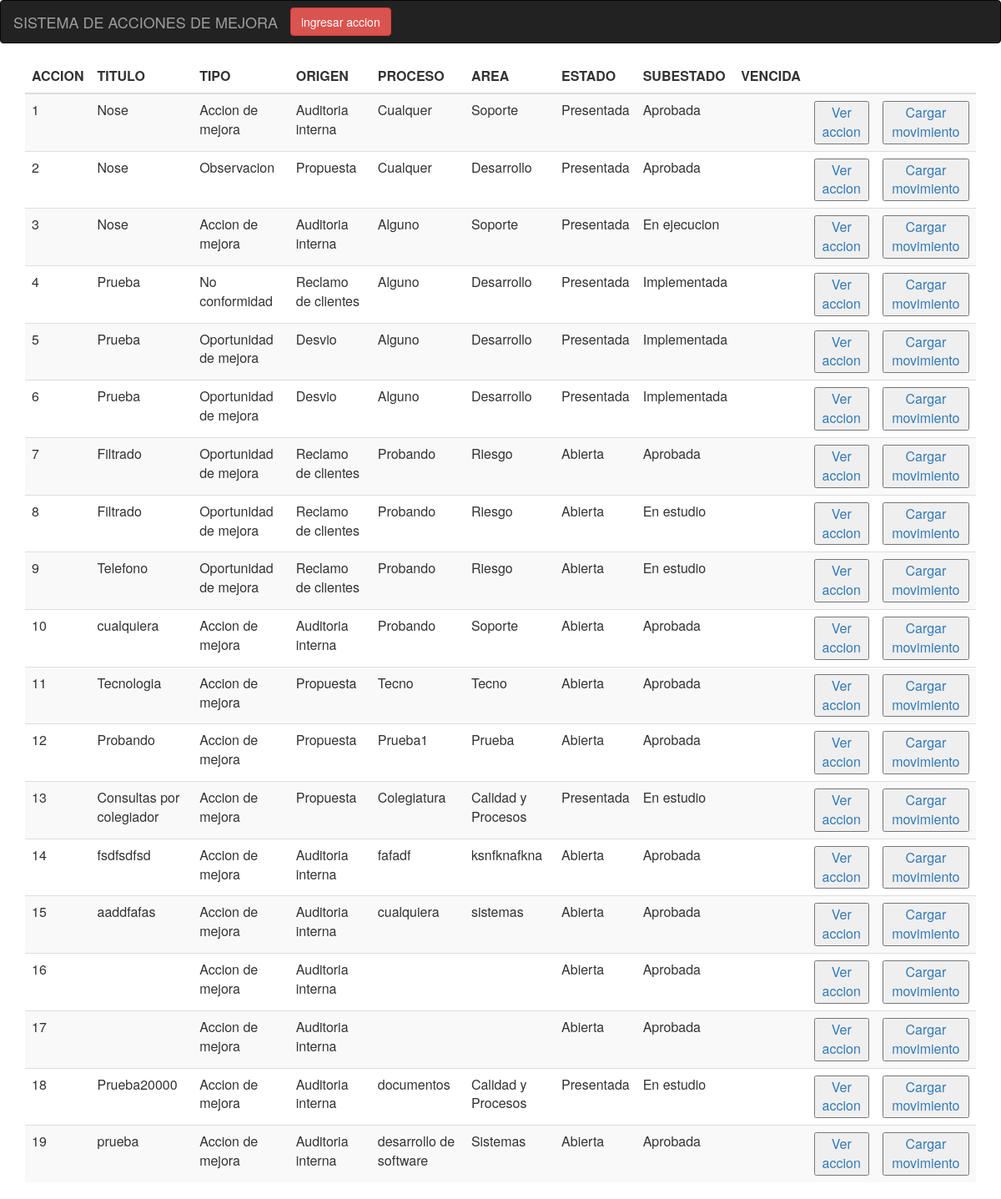
/Prueba/Principal.php, run on the app's committed database.
### tables this page shows
CREATE TABLE `accionesdemejora` (
  `id` int(11) NOT NULL,
  `fecha_alta` timestamp NOT NULL DEFAULT CURRENT_TIMESTAMP ON UPDATE CURRENT_TIMESTAMP,
  `titulo` varchar(500) NOT NULL,
  `descripcion` text NOT NULL,
  `objetivo` text NOT NULL,
  `observacion` text NOT NULL,
  `tipo` varchar(30) NOT NULL,
  `origen` varchar(30) NOT NULL,
  `proceso` varchar(50) NOT NULL,
  `area` varchar(30) NOT NULL,
  `estado` text NOT NULL,
  `subestado` text NOT NULL,
  `fecha_validacion` date NOT NULL,
  `vencida` varchar(2) NOT NULL
);

### Prueba/Principal.php (the view, shortened to what this page needs)
<?php
$db_host = 'localhost';
$db_user = 'root';
$db_pass = 'Prome2017';
$db_name = 'sam';
$conn = mysqli_connect($db_host, $db_user, $db_pass, $db_name);
$sql = 'SELECT id, titulo, tipo, origen, proceso, area, estado, subestado, vencida FROM accionesdemejora';
$query = mysqli_query($conn, $sql);
?>
<html lang="en">
<head>
  <link rel="stylesheet" href="https://maxcdn.bootstrapcdn.com/bootstrap/3.3.7/css/bootstrap.min.css">
</head>
<body>
<nav class="navbar navbar-inverse">
  <div class="container-fluid">
    <div class="navbar-header">
      <a class="navbar-brand" href="#">SISTEMA DE ACCIONES DE MEJORA</a>
    </div>
    <button class="btn btn-danger navbar-btn" onclick="location.href='index.html'">ingresar accion</button>
  </div>
  </nav>
<div class="container">
		<table class="table table-striped">
		<thead>
		<tr>
			<th>ACCION</th>
			<th>TITULO</th>
			<th>TIPO</th>
			<th>ORIGEN</th>
			<th>PROCESO</th>
			<th>AREA</th>
			<th>ESTADO</th>
			<th>SUBESTADO</th>
			<th>VENCIDA</th>
			<th></th>
			<th></th>
		</tr>
		</thead>
		<?php
		while ($row = mysqli_fetch_array($query))
		{
			echo '<tr>
					<td>'.$row['id'].'</td>
					<td>'.$row['titulo'].'</td>
					<td>'.$row['tipo'].'</td>
					<td>'.$row['origen'].'</td>
					<td>'.$row['proceso'].'</td>
					<td>'.$row['area'].'</td>
					<td>'.$row['estado'].'</td>
					<td>'.$row['subestado'].'</td>
					<td></td>
					<td><a href="vistaaccion.php"><button onclick="myFunction()">Ver accion</button></a></td>
					<td><a href="movimientos.php"><button>Cargar movimiento</button>
				</tr>';
		}?>
     </table>
</div>
</body>
</html>

### data on the page
accionesdemejora: id "1", titulo "Nose", tipo "Accion de mejora", origen "Auditoria interna", proceso "Cualquer", area "Soporte", estado "Presentada", subestado "Aprobada"
accionesdemejora: id "2", titulo "Nose", tipo "Observacion", origen "Propuesta", proceso "Cualquer", area "Desarrollo", estado "Presentada", subestado "Aprobada"
accionesdemejora: id "3", titulo "Nose", tipo "Accion de mejora", origen "Auditoria interna", proceso "Alguno", area "Soporte", estado "Presentada", subestado "En ejecucion"
accionesdemejora: id "4", titulo "Prueba", tipo "No conformidad", origen "Reclamo de clientes", proceso "Alguno", area "Desarrollo", estado "Presentada", subestado "Implementada"
accionesdemejora: id "5", titulo "Prueba", tipo "Oportunidad de mejora", origen "Desvio", proceso "Alguno", area "Desarrollo", estado "Presentada", subestado "Implementada"
accionesdemejora: id "6", titulo "Prueba", tipo "Oportunidad de mejora", origen "Desvio", proceso "Alguno", area "Desarrollo", estado "Presentada", subestado "Implementada"
accionesdemejora: id "7", titulo "Filtrado", tipo "Oportunidad de mejora", origen "Reclamo de clientes", proceso "Probando", area "Riesgo", estado "Abierta", subestado "Aprobada"
accionesdemejora: id "8", titulo "Filtrado", tipo "Oportunidad de mejora", origen "Reclamo de clientes", proceso "Probando", area "Riesgo", estado "Abierta", subestado "En estudio"
accionesdemejora: id "9", titulo "Telefono", tipo "Oportunidad de mejora", origen "Reclamo de clientes", proceso "Probando", area "Riesgo", estado "Abierta", subestado "En estudio"
accionesdemejora: id "10", titulo "cualquiera", tipo "Accion de mejora", origen "Auditoria interna", proceso "Probando", area "Soporte", estado "Abierta", subestado "Aprobada"
accionesdemejora: id "11", titulo "Tecnologia", tipo "Accion de mejora", origen "Propuesta", proceso "Tecno", area "Tecno", estado "Abierta", subestado "Aprobada"
accionesdemejora: id "12", titulo "Probando", tipo "Accion de mejora", origen "Propuesta", proceso "Prueba1", area "Prueba", estado "Abierta", subestado "Aprobada"
accionesdemejora: id "13", titulo "Consultas por colegiador", tipo "Accion de mejora", origen "Propuesta", proceso "Colegiatura", area "Calidad y Procesos", estado "Presentada", subestado "En estudio"
accionesdemejora: id "14", titulo "fsdfsdfsd", tipo "Accion de mejora", origen "Auditoria interna", proceso "fafadf", area "ksnfknafkna", estado "Abierta", subestado "Aprobada"
accionesdemejora: id "15", titulo "aaddfafas", tipo "Accion de mejora", origen "Auditoria interna", proceso "cualquiera", area "sistemas", estado "Abierta", subestado "Aprobada"
accionesdemejora: id "16", tipo "Accion de mejora", origen "Auditoria interna", estado "Abierta", subestado "Aprobada"
accionesdemejora: id "17", tipo "Accion de mejora", origen "Auditoria interna", estado "Abierta", subestado "Aprobada"
accionesdemejora: id "18", titulo "Prueba20000", tipo "Accion de mejora", origen "Auditoria interna", proceso "documentos", area "Calidad y Procesos", estado "Presentada", subestado "En estudio"
accionesdemejora: id "19", titulo "prueba", tipo "Accion de mejora", origen "Auditoria interna", proceso "desarrollo de software", area "Sistemas", estado "Abierta", subestado "Aprobada"
